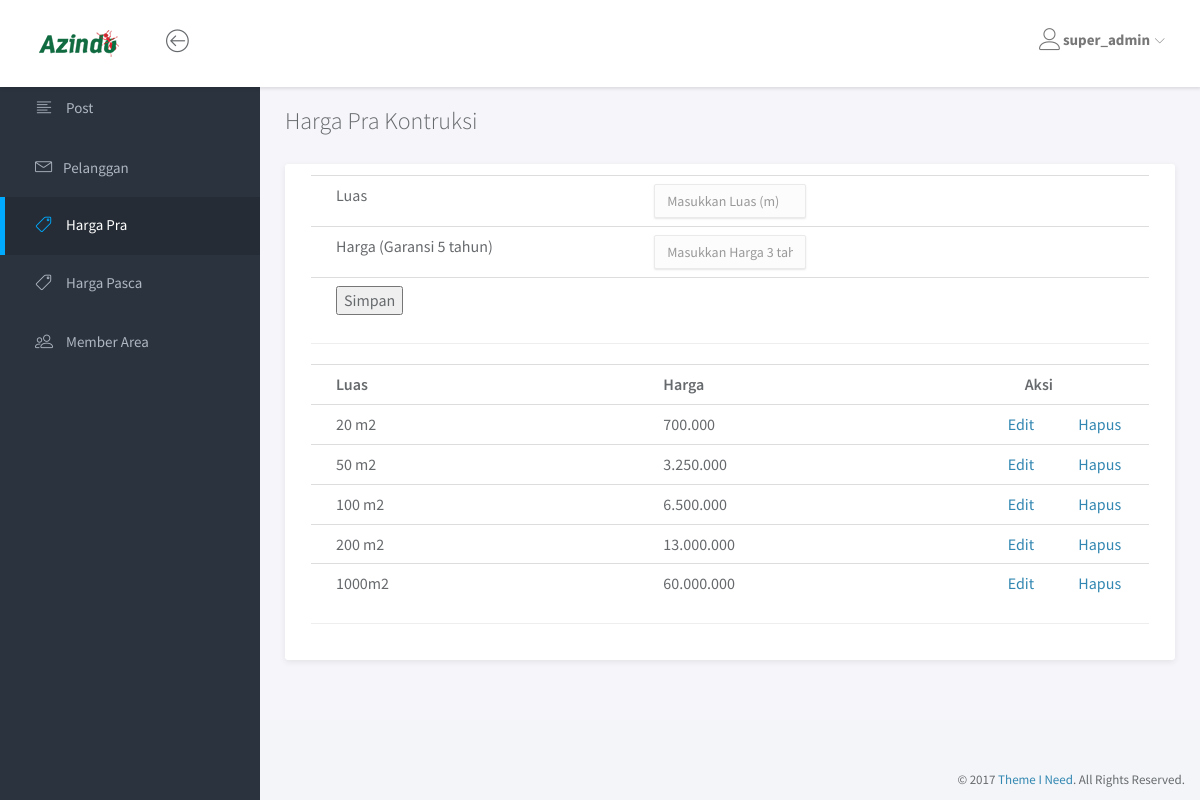
The app's page /admin/harga-pra/index.php (signed in) with its own data.
### tables this page shows
CREATE TABLE `harga_pra` (
  `id_harga_pra` tinyint(2) NOT NULL,
  `luas_pra` char(6) NOT NULL,
  `harga_pra` char(12) NOT NULL
);

### admin/harga-pra/index.php (the view, shortened to what this page needs)
<?php if(isset($_SESSION['username'])){ ?>
<html>
<head>
	<link rel="stylesheet" href="../assets/vendor/bootstrap/css/bootstrap.min.css">
	<link rel="stylesheet" href="../assets/vendor/font-awesome/css/font-awesome.min.css">
	<link rel="stylesheet" href="../assets/vendor/linearicons/style.css">
	<link rel="stylesheet" href="../assets/css/main.css">
	<link rel="stylesheet" href="../assets/css/demo.css">
</head>
<body>
	<div id="wrapper">
		<nav class="navbar navbar-default navbar-fixed-top">
			<div class="brand">
				<a href="../index.php"><img src="../assets/img/logo-dark.png" alt="Klorofil Logo" class="img-responsive logo"></a>
			</div>
			<div class="container-fluid">
				<div class="navbar-btn">
					<button type="button" class="btn-toggle-fullwidth"><i class="lnr lnr-arrow-left-circle"></i></button>
				</div>
				<div id="navbar-menu">
					<ul class="nav navbar-nav navbar-right">
						<li class="dropdown">
							<a href="#" class="dropdown-toggle" data-toggle="dropdown"><i class="lnr lnr-user"></i><span><strong><?php echo $_SESSION['username']; ?></strong></span> <i class="icon-submenu lnr lnr-chevron-down"></i></a>
						</li>
					</ul>
				</div>
			</div>
		</nav>
		<div id="sidebar-nav" class="sidebar">
			<div class="sidebar-scroll">
				<nav>
					<ul class="nav">
						<li><a href="../index.php" class=""><i class="lnr lnr-text-align-left"></i> <span>Post</span></a></li>
						<li><a href="../pelanggan/index.php?hello=true" class=""><i class="lnr lnr-envelope"></i>Pelanggan  <span class='buble' id="jumlah"></span></a></li>
						<li><a href="index.php" class="active"><i class="lnr lnr-tag"></i> <span>Harga Pra</span></a></li>
						<li><a href="../harga-pasca/" class=""><i class="lnr lnr-tag"></i> <span>Harga Pasca</span></a></li>
						<li><a href="../member-area/" class=""><i class="lnr lnr-users"></i> <span>Member Area</span></a></li>
					</ul>
				</nav>
			</div>
		</div>
		<div class="main">
			<div class="main-content">
				<div class="container-fluid">
					<h3 class="page-title">Harga Pra Kontruksi</h3>
					<div class="panel panel-headline">
						<div class="panel-body">
							<form method="POST" action="harga_proses.php" name="form1" onSubmit="return cekInputan();">
							<table class="table">
                            <tr>
                            	<td width="40%">Luas</td>
                                <td width="20%"> <input type="text" class="form-control" name="luas_pra" placeholder="Masukkan Luas (m)"></td>
                                <td width="40%"><p id="luasmissing" style="color:black; font-size:small; visibility:hidden;">Masukkan Luas</p></td>
                            </tr>
                            <tr>
                            	<td>Harga (Garansi 5 tahun)</td>
                                <td> <input type="text" name="harga_pra" class="form-control" onkeydown="return numbersonly(this, event);" onkeyup="javascript:tandaPemisahTitik(this);" placeholder="Masukkan Harga 3 tahun"></td>
								<td width="40%"><p id="tigamissing" style="color:black; font-size:small; visibility:hidden;">Masukkan Harga</p></td>
                            </tr>
                            <tr>
                            	<td colspan="3"><button type="submit">Simpan</button></td>
                            </tr>
                            </table>
                          </form>
						  <hr>
							<table class="table">
                            <tr>
                                <th width="30%"> Luas</th>
                                <th width="30%"> Harga</th>
                                <th  width="10%" colspan ="2" align="right"> Aksi</th>
                            </tr>
							 <?php
								  include "../koneksi.php";
								  $query = "SELECT * FROM harga_pra";
								  $sql = mysqli_query($connect, $query);
								  while($data = mysqli_fetch_array($sql)){
									echo "<tr>";
									echo "<td>".$data['luas_pra']."</td>";
									echo "<td>".$data['harga_pra']."</td>";
									echo "<td><a href='edit.php?id_harga_pra=".$data['id_harga_pra']."'>Edit</a></td>";
									echo "<td><a href='hapus.php?id_harga_pra=".$data['id_harga_pra']."'> Hapus</a></td>";
									echo "</tr>";
								  }
								  ?>
                            </table>
							<hr>
						</div>
					</div>
				</div>
			</div>
		</div>
		<footer>
			<div class="container-fluid">
				<p class="copyright">&copy; 2017 <a href="https://www.themeineed.com" target="_blank">Theme I Need</a>. All Rights Reserved.</p>
			</div>
		</footer>
	</div>
</body>
</html>
<?php
}else{
header("location:../login.php");
}
?>

### admin/assets/css/main.css (style rules this page uses)
html { position: relative; min-height: 100%; }
body { background-color: #F3F5F8; font-family: "Source Sans Pro", sans-serif; font-size: 15px; color: #676a6d; }
a { color: #3287B2; }
th { font-weight: 600; }
.page-title { margin-top: 0; margin-bottom: 30px; font-weight: 300; }
footer { position: absolute; bottom: 0; right: 0; padding-top: 15px; padding-bottom: 10px; }
.copyright { margin-bottom: 0; text-align: right; font-size: 13px; }
#wrapper .sidebar { -webkit-transition: all 0.3s ease-in-out; -moz-transition: all 0.3s ease-in-out; -ms-transition: all 0.3s ease-in-out; -o-transition: all 0.3s ease-in-out; transition: all 0.3s ease-in-out; width: 260px; height: 100%; float: left; background-color: #2B333E; position: fixed; left: 0; }
#wrapper .main { -webkit-transition: all 0.3s ease-in-out; -moz-transition: all 0.3s ease-in-out; -ms-transition: all 0.3s ease-in-out; -o-transition: all 0.3s ease-in-out; transition: all 0.3s ease-in-out; width: calc(100% - 260px); left: 0; position: relative; float: right; background-color: #f5f5fa; }
#wrapper #sidebar-nav, #wrapper .main { padding-top: 80px; }
.main-content { padding: 28px 10px; }
.navbar-default { -webkit-transition: all 0.3s ease-in-out; -moz-transition: all 0.3s ease-in-out; -ms-transition: all 0.3s ease-in-out; -o-transition: all 0.3s ease-in-out; transition: all 0.3s ease-in-out; -moz-box-shadow: 1px 2px 3px rgba(0, 0, 0, 0.1); -webkit-box-shadow: 1px 2px 3px rgba(0, 0, 0, 0.1); box-shadow: 1px 2px 3px rgba(0, 0, 0, 0.1); -webkit-border-radius: 0; -moz-border-radius: 0; border-radius: 0; padding: 0; margin: 0; border: none; background-color: #fff; }
.navbar-default .brand { float: left; padding: 30px 39px; background-color: #fff; }
.navbar-btn { float: left; padding: 16px 0; }
.navbar-btn button { font-size: 24px; padding: 4px 8px; line-height: .7; border: none; background: none; outline: none; }
.navbar-nav > li > a { padding: 28px 20px; }
.navbar-nav > li > a > i { font-size: 22px; margin-right: 2px; vertical-align: middle; }
.navbar-nav > li > a > i.icon-submenu { margin-left: 2px; margin-right: 0; font-size: 10px; position: relative; top: 2px; }
.navbar-nav > li > a > span { position: relative; top: 2px; }
@media screen and (min-width: 768px) { .navbar-nav.navbar-right { margin-right: 0; } }
.sidebar { z-index: 9; }
.sidebar .nav > li > a { padding: 18px 30px; color: #AEB7C2; border-left: 5px solid transparent; }
.sidebar .nav > li > a:hover, .sidebar .nav > li > a:focus, .sidebar .nav > li > a.active { color: #fff; background-color: transparent; }
.sidebar .nav > li > a:hover i, .sidebar .nav > li > a:focus i, .sidebar .nav > li > a.active i { color: #00AAFF; }
.sidebar .nav > li > a:focus, .sidebar .nav > li > a.active { background-color: #252c35; border-left-color: #00AAFF; }
.sidebar .nav i { margin-right: 10px; font-size: 18px; }
.sidebar .nav span { -webkit-transition: all 0.3s ease-in-out; -moz-transition: all 0.3s ease-in-out; -ms-transition: all 0.3s ease-in-out; -o-transition: all 0.3s ease-in-out; transition: all 0.3s ease-in-out; position: relative; top: -2px; }
.form-control { -moz-box-shadow: 0px 1px 2px 0 rgba(0, 0, 0, 0.1); -webkit-box-shadow: 0px 1px 2px 0 rgba(0, 0, 0, 0.1); box-shadow: 0px 1px 2px 0 rgba(0, 0, 0, 0.1); -webkit-border-radius: 2px; -moz-border-radius: 2px; border-radius: 2px; border-color: #eaeaea; background-color: #fcfcfc; }
.panel { -webkit-border-radius: 3px; -moz-border-radius: 3px; border-radius: 3px; -moz-box-shadow: 0 2px 6px rgba(0, 0, 0, 0.08); -webkit-box-shadow: 0 2px 6px rgba(0, 0, 0, 0.08); box-shadow: 0 2px 6px rgba(0, 0, 0, 0.08); background-color: #fff; margin-bottom: 30px; }
.panel .panel-heading, .panel .panel-body, .panel .panel-footer { padding-left: 25px; padding-right: 25px; }
.panel .panel-body { padding-top: 10px; padding-bottom: 15px; }
.panel .table > thead > tr > td:first-child, .panel .table > thead > tr > th:first-child, .panel .table > tbody > tr > td:first-child, .panel .table > tbody > tr > th:first-child, .panel .table > tfoot > tr > td:first-child, .panel .table > tfoot > tr > th:first-child { padding-left: 25px; }
.panel .table > thead > tr > td:last-child, .panel .table > thead > tr > th:last-child, .panel .table > tbody > tr > td:last-child, .panel .table > tbody > tr > th:last-child, .panel .table > tfoot > tr > td:last-child, .panel .table > tfoot > tr > th:last-child { padding-left: 25px; }

### records on screen
harga_pra: luas_pra "20 m2", harga_pra "700.000"
harga_pra: luas_pra "50 m2", harga_pra "3.250.000"
harga_pra: luas_pra "100 m2", harga_pra "6.500.000"
harga_pra: luas_pra "200 m2", harga_pra "13.000.000"
harga_pra: luas_pra "1000m2", harga_pra "60.000.000"

### other values on screen
$_SESSION['username'] "super_admin"
